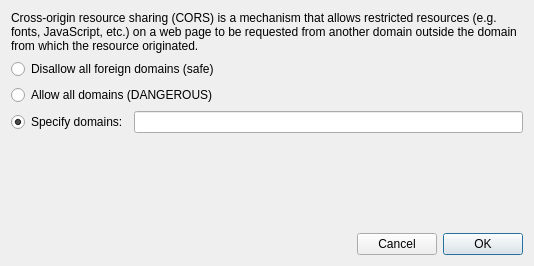
<?xml version="1.0" encoding="UTF-8"?>
<ui version="4.0">
 <class>Cors</class>
 <widget class="QDialog" name="Cors">
  <property name="geometry">
   <rect>
    <x>0</x>
    <y>0</y>
    <width>534</width>
    <height>266</height>
   </rect>
  </property>
  <property name="windowTitle">
   <string>New Account</string>
  </property>
  <property name="styleSheet">
   <string notr="true"/>
  </property>
  <layout class="QGridLayout" name="gridLayout">
   <item row="10" column="0" colspan="2">
    <layout class="QHBoxLayout" name="horizontalLayout">
     <item>
      <widget class="QLabel" name="status">
       <property name="text">
        <string/>
       </property>
      </widget>
     </item>
     <item>
      <spacer name="horizontalSpacer">
       <property name="orientation">
        <enum>Qt::Horizontal</enum>
       </property>
       <property name="sizeHint" stdset="0">
        <size>
         <width>40</width>
         <height>20</height>
        </size>
       </property>
      </spacer>
     </item>
     <item>
      <widget class="QPushButton" name="cancel">
       <property name="maximumSize">
        <size>
         <width>83</width>
         <height>16777215</height>
        </size>
       </property>
       <property name="layoutDirection">
        <enum>Qt::LeftToRight</enum>
       </property>
       <property name="text">
        <string>Cancel</string>
       </property>
       <property name="shortcut">
        <string>Esc</string>
       </property>
      </widget>
     </item>
     <item>
      <widget class="QPushButton" name="change">
       <property name="enabled">
        <bool>true</bool>
       </property>
       <property name="sizePolicy">
        <sizepolicy hsizetype="Minimum" vsizetype="Fixed">
         <horstretch>0</horstretch>
         <verstretch>0</verstretch>
        </sizepolicy>
       </property>
       <property name="maximumSize">
        <size>
         <width>83</width>
         <height>16777215</height>
        </size>
       </property>
       <property name="layoutDirection">
        <enum>Qt::LeftToRight</enum>
       </property>
       <property name="text">
        <string>OK</string>
       </property>
       <property name="default">
        <bool>true</bool>
       </property>
      </widget>
     </item>
    </layout>
   </item>
   <item row="2" column="0" colspan="2">
    <widget class="QRadioButton" name="disallow">
     <property name="text">
      <string>Disallow all foreign domains (safe)</string>
     </property>
     <attribute name="buttonGroup">
      <string notr="true">buttonGroup</string>
     </attribute>
    </widget>
   </item>
   <item row="9" column="0" colspan="2">
    <spacer name="verticalSpacer">
     <property name="orientation">
      <enum>Qt::Vertical</enum>
     </property>
     <property name="sizeHint" stdset="0">
      <size>
       <width>20</width>
       <height>40</height>
      </size>
     </property>
    </spacer>
   </item>
   <item row="6" column="1">
    <widget class="QLineEdit" name="domain"/>
   </item>
   <item row="6" column="0">
    <widget class="QRadioButton" name="special">
     <property name="text">
      <string>Specify domains:</string>
     </property>
     <property name="checked">
      <bool>true</bool>
     </property>
     <attribute name="buttonGroup">
      <string notr="true">buttonGroup</string>
     </attribute>
    </widget>
   </item>
   <item row="5" column="0" colspan="2">
    <widget class="QRadioButton" name="allow">
     <property name="text">
      <string>Allow all domains (DANGEROUS)</string>
     </property>
     <attribute name="buttonGroup">
      <string notr="true">buttonGroup</string>
     </attribute>
    </widget>
   </item>
   <item row="1" column="0" colspan="2">
    <widget class="QLabel" name="label">
     <property name="text">
      <string>Cross-origin resource sharing (CORS) is a mechanism that allows restricted resources (e.g. fonts, JavaScript, etc.) on a web page to be requested from another domain outside the domain from which the resource originated.</string>
     </property>
     <property name="wordWrap">
      <bool>true</bool>
     </property>
    </widget>
   </item>
  </layout>
 </widget>
 <tabstops>
  <tabstop>cancel</tabstop>
  <tabstop>change</tabstop>
 </tabstops>
 <resources/>
 <connections>
  <connection>
   <sender>cancel</sender>
   <signal>clicked()</signal>
   <receiver>Cors</receiver>
   <slot>reject()</slot>
   <hints>
    <hint type="sourcelabel">
     <x>517</x>
     <y>291</y>
    </hint>
    <hint type="destinationlabel">
     <x>351</x>
     <y>301</y>
    </hint>
   </hints>
  </connection>
  <connection>
   <sender>change</sender>
   <signal>clicked()</signal>
   <receiver>Cors</receiver>
   <slot>accept()</slot>
   <hints>
    <hint type="sourcelabel">
     <x>603</x>
     <y>291</y>
    </hint>
    <hint type="destinationlabel">
     <x>173</x>
     <y>301</y>
    </hint>
   </hints>
  </connection>
  <connection>
   <sender>special</sender>
   <signal>toggled(bool)</signal>
   <receiver>domain</receiver>
   <slot>setEnabled(bool)</slot>
   <hints>
    <hint type="sourcelabel">
     <x>123</x>
     <y>80</y>
    </hint>
    <hint type="destinationlabel">
     <x>123</x>
     <y>115</y>
    </hint>
   </hints>
  </connection>
 </connections>
 <buttongroups>
  <buttongroup name="buttonGroup"/>
 </buttongroups>
</ui>
